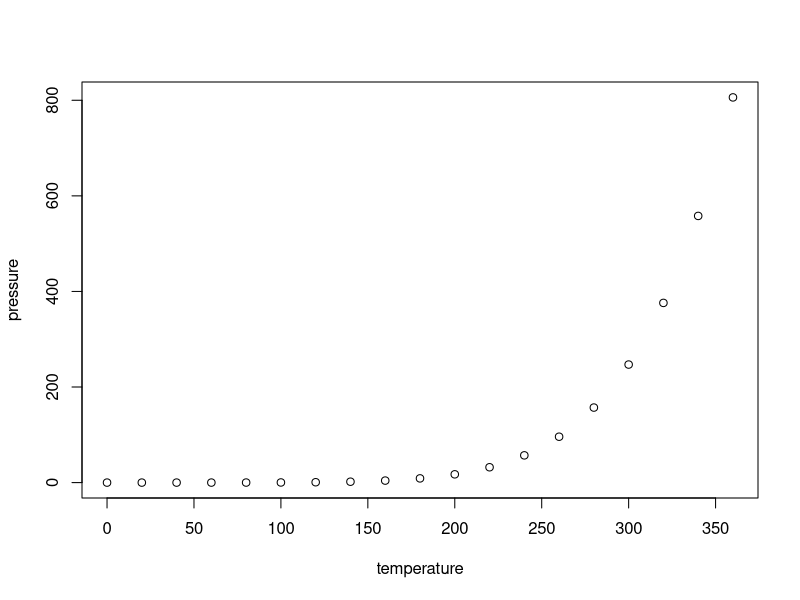
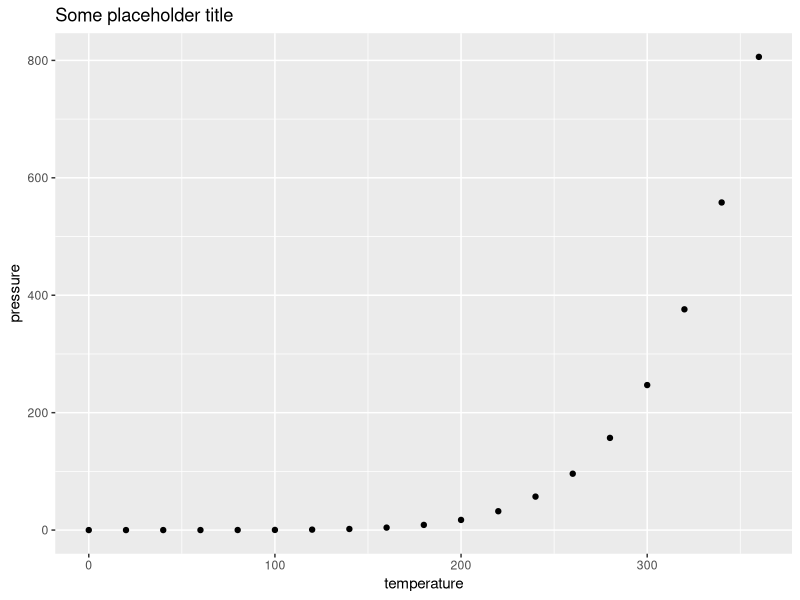
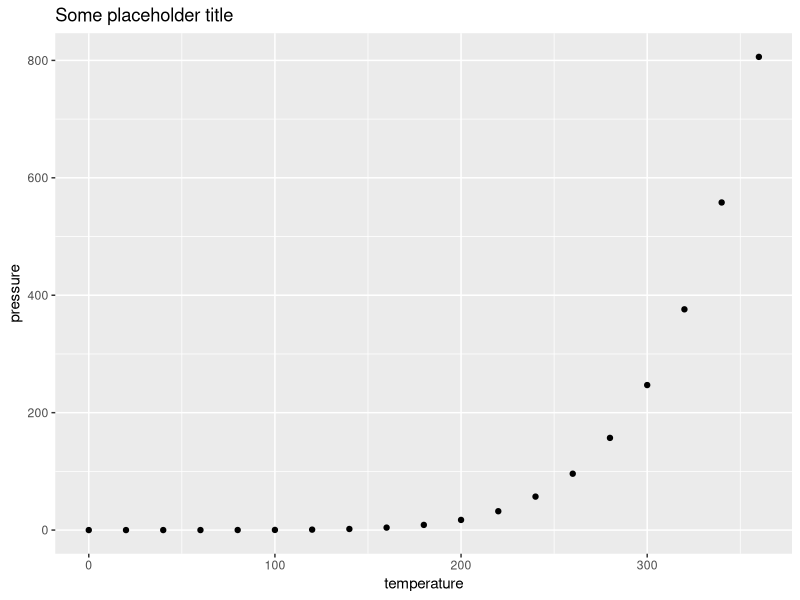

Recreate these plots in R, in order.
## ---- chunk 1
knitr::opts_chunk$set(echo = TRUE)
library(ggplot2)
## ---- chunk 2
# some commented out code to review
summary(cars)
## ---- chunk 3
plot(pressure)
## ---- chunk 4

ggplot(data = pressure, aes(temperature, pressure)) +
  geom_point() +
  labs(title  = "Some placeholder title")
## ---- chunk 5

ggplot(data = pressure, aes(temperature, pressure)) +
  geom_point() +
  labs(title  = "Some placeholder title")
